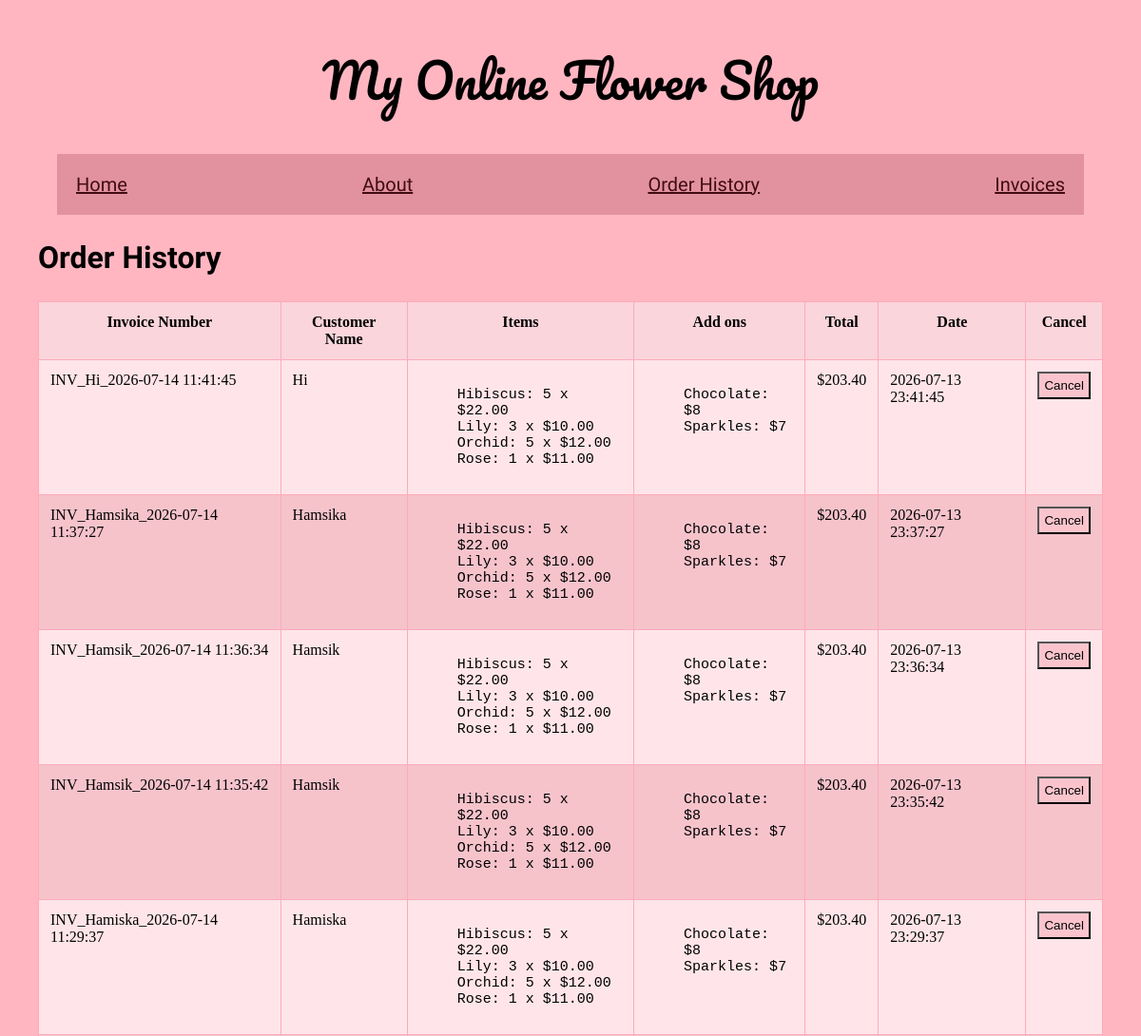
The page /order_history (upper part) on the database as committed earlier.
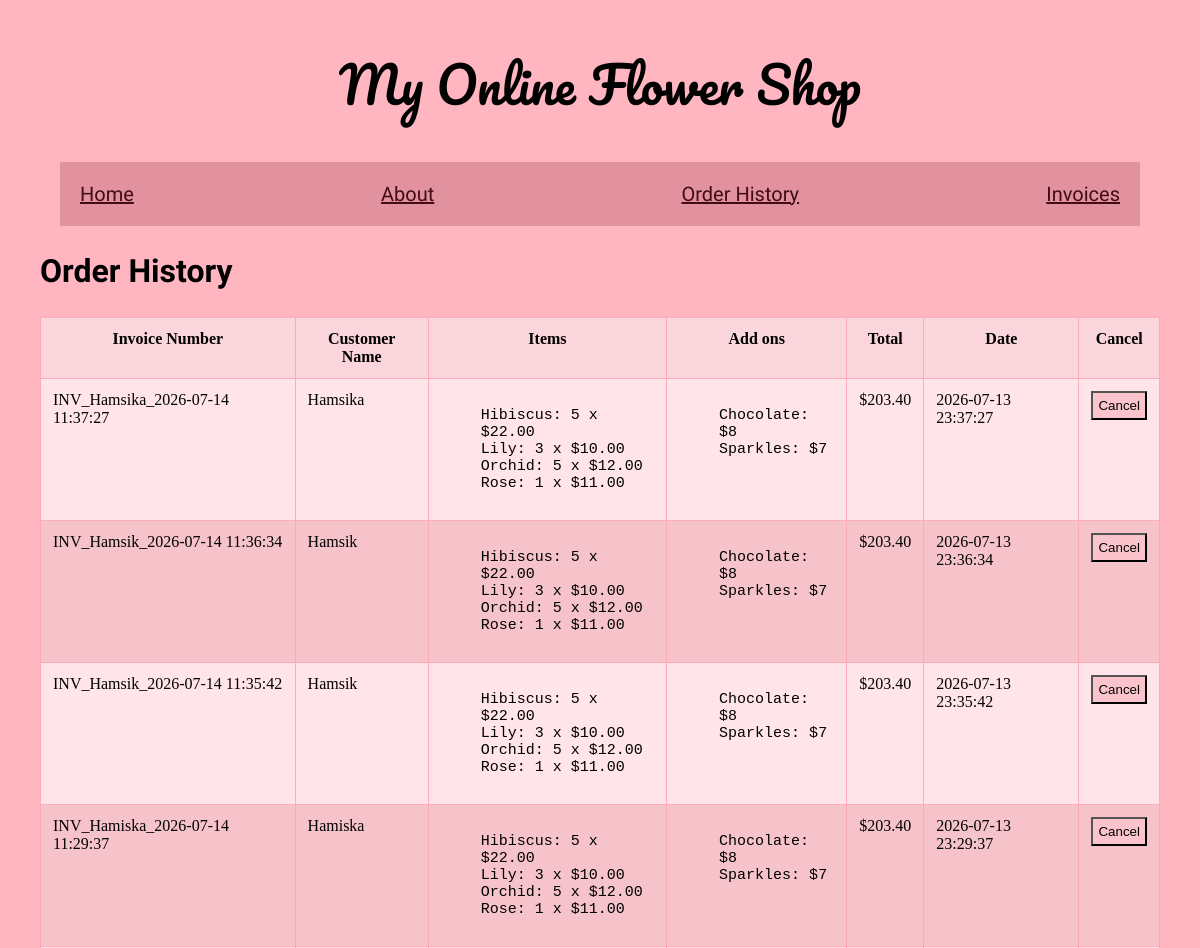
The same page on the database as committed later.
### tables this page shows
CREATE TABLE orders (
                       order_id INTEGER PRIMARY KEY AUTOINCREMENT, 
                       invoice_number TEXT,
                       customer_name TEXT, 
                       items TEXT, 
                       addons TEXT, 
                       total REAL, 
                       date TIMESTAMP DEFAULT CURRENT_TIMESTAMP
                       );

### app.py (the view)
@app.route('/order_history')
def order_history():
    with sqlite3.connect('flower_shop.db') as conn:
        cursor = conn.cursor()
        cursor.execute("SELECT * FROM orders ORDER BY date DESC")
        rows = cursor.fetchall()
        orders = []
        for row in rows:
            orders.append ({'order_id': row[0],'invoice_number': row[1], 'customer_name': row [2],'items': json.loads(row[3]),'addons': json.loads(row[4]),'total': row[5], 'date': row[6] })
    return render_template('order_history.html', orders=orders)

### templates/order_history.html (shortened to what this page needs)
{% extends "base.html" %}
{% block content %}
        <h2>Order History</h2>
        {% if orders %}
        <table>
            <thead>
                <tr>
                    <th>Invoice Number</th>
                    <th>Customer Name</th>
                    <th>Items</th>
                    <th>Add ons</th>
                    <th>Total</th>
                    <th>Date</th>
                    <th>Cancel</th>
                </tr>
            </thead>
            <tbody>
                {% for order in orders %}
                    <tr>
                        <td>{{ order['invoice_number'] }}</td>
                        <td>{{ order['customer_name'] }}</td>
                        <td>
                            <ul>
                                {% for item, details in order['items'].items() %}
                                    <li class="order">{{ item }}: {{ details['quantity'] }} x ${{ '%.2f' % details['price'] }}</li>
                                {% endfor %}
                            </ul>
                        </td>
                        <td>
                            <ul>
                                {% for item, details in order['addons'].items() %}
                                    <li class="order">{{ item }}: ${{ details ['price'] }}</li>
                                {% endfor %}
                            </ul>
                        </td>
                        <td>${{ '%.2f' % order['total'] }}</td>
                        <td>{{ order['date'] }}</td>
                        <td>
                            <form action="{{ url_for('cancel_saved_order', order_id=order.order_id) }}" method="post" onsubmit="return confirm ('Cancel this order?');">
                                <button type="submit">Cancel</button>
                            </form>
                        </td>
                    </tr>
                {% endfor %}
            </tbody>
        </table>
    {% else %}
        <p>No past orders found.</p>
    {% endif %}
{% endblock %}

### templates/base.html (shortened to what this page needs)
<!DOCTYPE html>
<html lang="en">
<head>
    <link rel="stylesheet" href="{{ url_for('static', filename='css/style.css') }}">
</head>
<body>
    <header>
        <h1>My Online Flower Shop</h1>
        <nav>
            <a href="{{ url_for('index') }}">Home</a>
            <a href="{{ url_for('about') }}">About</a>
            <a href="{{ url_for('order_history') }}">Order History</a>
            <a href="{{ url_for('invoices') }}">Invoices</a>
        </nav>
    </header>
    <main>
        {% block content %}{% endblock %}
    </main>
</body>
</html>

### static/css/style.css (style rules this page uses)
body { background-color: lightpink; margin: 40px; }
h1 { font-family: "Pacifico", cursive; font-weight: lighter; text-align: center; font-size: 50px; }
nav { background-color: rgb(226, 146, 158); }
nav, li { display: flex; font-family: "Norican", cursive; font-size: 20px; text-align: center; justify-content: space-between; margin: 20px; padding: 20px; }
a { color: rgb(65, 12, 20); font-size: 20px; }
h2 { font-family: "Norican", cursive; font-size: xx-large; }
ul { list-style-type: circle; }
li { text-align: left; margin: 0px; padding: 0px; display: normal; justify-content: left; }
button { background-color: rgb(251, 196, 204); padding: 5px; }
table { width: 100%; border-collapse: collapse; background-color: rgb(255, 229, 233); }
th, td { padding: 12px; border: 1px solid rgb(253, 171, 185); vertical-align: top; }
th { background-color: rgb(250, 213, 219); }
tr:nth-child(even) { background-color: rgb(246, 195, 203); }
.order { font-family:'Courier New', Courier, monospace; font-size: 15px; }

Rows that differ between the two databases and show on the page:
removed orders: invoice_number "INV_Hi_2026-07-14 11:41:45", customer_name "Hi", items "Hibiscus" "Lily" "Orchid" "Rose", quantity "5" "3" "5" "1", price "22.00" "10.00" "12.00" "11.00", items "Chocolate" "Sparkles", details "8" "7", total "203.40", date "2026-07-13 23:41:45"
